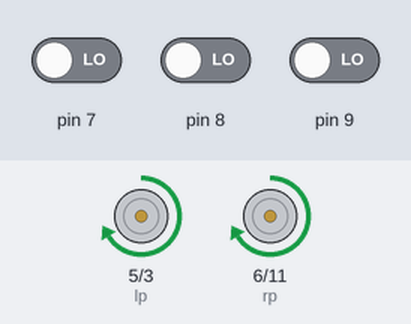
This sketch was run on a simulated Arduino Uno, built with avr-gcc and run on an emulated ATmega328P. Shown: motor-driver pin pairs drawn as motors (green arrow = first pin HIGH = forward, orange = second pin HIGH = backward, longer = more drive). The test bench sets the inputs (shaded band); at power-on: pin 7 LOW, pin 9 LOW, pin 8 LOW.

Above: at 1.2 s.
1.3 s: pin 7 driven HIGH
At 2.6 s:
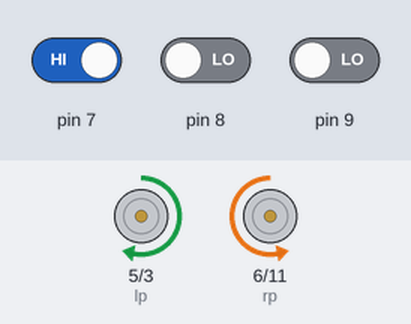
2.9 s: pin 9 driven HIGH
At 3.1 s:
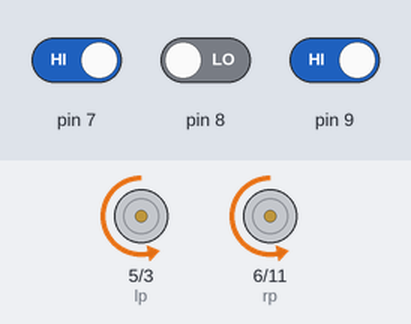
5.9 s: pin 7 driven LOW
At 7.6 s:
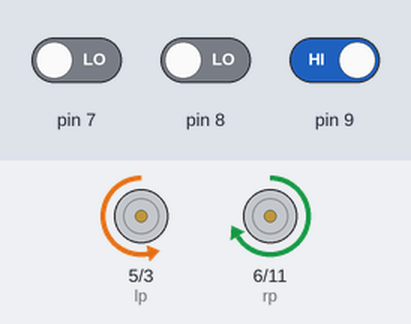
Timing chart, 0 to 9.1 s (numbered marks = the images above; inputs shaded):
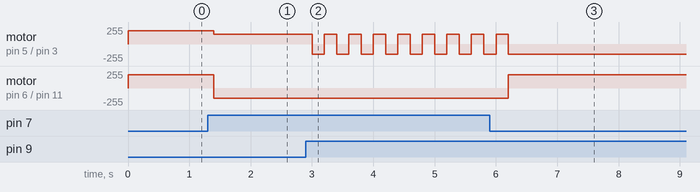

Measured:
- after the input at 1.3 s, motor on pin 5 (lp) / pin 3 (ln): forward 200/255 → forward 150/255 after 0.10 s; motor on pin 6 (rp) / pin 11 (rn): forward 200/255 → backward 150/255 after 0.10 s
- after the input at 2.9 s, motor on pin 5 (lp) / pin 3 (ln): alternates forward 150/255 for 0.20 s and backward 150/255 for 0.20 s, starting after 0.10 s
- after the input at 5.9 s, motor on pin 5 (lp) / pin 3 (ln): goes on until 6.2 s, then stays backward 150/255; motor on pin 6 (rp) / pin 11 (rn): backward 150/255 → forward 200/255 after 0.30 s

The sketch:

NukeObstacleAvoider.ino
```cpp
int ln=3;
int lp=5;
int rn=11;
int rp=6;
int ir;
int irl;
int irr;

void setup()
{
 pinMode(lp, OUTPUT);
 pinMode(ln, OUTPUT);
 pinMode(rp, OUTPUT);
 pinMode(rn, OUTPUT);
 pinMode(8, INPUT);
 pinMode(7, INPUT);
 pinMode(9, INPUT);
}

void loop()
{
 ir=digitalRead(8);
 irl=digitalRead(7);
 irr=digitalRead(9);

 if(ir==HIGH && irl==HIGH && irr==HIGH)
  {
    rev();
    delay(200);
    right();
    delay(400);
  }
 else if(irl==HIGH && ir==HIGH )
   {
    right();
    delay(200);
   }
else if(ir==HIGH && irr==HIGH)
   {
    left();
    delay(200);
   }
else if(irl==HIGH && irr==HIGH)
 {
  rev();
  delay(200);
  right();
  delay(200);
 }
else if(irl==HIGH)
 {
  right();
  delay(200);
 }
else if(ir==HIGH)
  {
   right();
   delay(200);
  }
else if(irr==HIGH)
 {
  left();
  delay(200);
 }
else
 {
  forward();
  delay(200);
 }
}

void forward()
{
 analogWrite(lp,200);
 analogWrite(ln,0);
 analogWrite(rp,200);
 analogWrite(rn,0);
}

void rev()
{
 analogWrite(lp,0);
 analogWrite(ln,150);
 analogWrite(rp,0);
 analogWrite(rn,150);


}
void left()
{
 analogWrite(lp,0);
 analogWrite(ln,150);
 analogWrite(rp,150);
 analogWrite(rn,0);
}
void right()
{
 analogWrite(lp,150);
 analogWrite(ln,0);
 analogWrite(rp,0);
 analogWrite(rn,150);
}

void stp()
{
  analogWrite(lp,0);
  analogWrite(ln,0);
  analogWrite(rp,0);
  analogWrite(rn,0);
}
```
